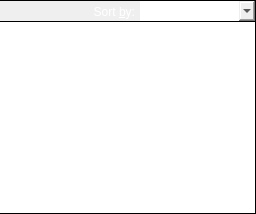
      <widget class="QWidget" name="noteListWidget" native="true">
       <layout class="QVBoxLayout" name="verticalLayout_2">
        <property name="spacing">
         <number>0</number>
        </property>
        <property name="leftMargin">
         <number>0</number>
        </property>
        <property name="topMargin">
         <number>0</number>
        </property>
        <property name="rightMargin">
         <number>0</number>
        </property>
        <property name="bottomMargin">
         <number>0</number>
        </property>
        <item>
         <widget class="QFrame" name="noteListWidgetHeaderPanel">
          <property name="sizePolicy">
           <sizepolicy hsizetype="Preferred" vsizetype="Fixed">
            <horstretch>0</horstretch>
            <verstretch>0</verstretch>
           </sizepolicy>
          </property>
          <property name="minimumSize">
           <size>
            <width>0</width>
            <height>22</height>
           </size>
          </property>
          <property name="maximumSize">
           <size>
            <width>16777215</width>
            <height>22</height>
           </size>
          </property>
          <property name="styleSheet">
           <string notr="true">QWidget {
border: none;
margin: 0px;
padding: 0px;
}

.QFrame {
margin: 0px;
padding: 0px;
border: 1px solid black;
border-left: none;
border-top: none;
}

QLabel {
background-color: qlineargradient(x1: 0, y1: 0, x2: 0, y2: 1,
stop: 0 #a6a6a6, stop: 0.08 #7f7f7f,
stop: 0.39999 #717171, stop: 0.4 #626262,
stop: 0.9 #4c4c4c, stop: 1 #333333);
color: rgb(255, 255, 255);
padding-right: 2px;
border-top: 1px solid black;
}

QComboBox {
margin: 0px;
padding: 0px;
padding-right: 1px;
border-top: 1px solid black;
}</string>
          </property>
          <property name="lineWidth">
           <number>0</number>
          </property>
          <property name="midLineWidth">
           <number>0</number>
          </property>
          <layout class="QVBoxLayout" name="noteListWidgetHeaderPanelVerticalLayout">
           <property name="spacing">
            <number>0</number>
           </property>
           <property name="leftMargin">
            <number>0</number>
           </property>
           <property name="topMargin">
            <number>0</number>
           </property>
           <property name="rightMargin">
            <number>0</number>
           </property>
           <property name="bottomMargin">
            <number>0</number>
           </property>
           <item>
            <widget class="QSplitter" name="noteListWidgetHeaderSplitter">
             <property name="sizePolicy">
              <sizepolicy hsizetype="Expanding" vsizetype="Minimum">
               <horstretch>0</horstretch>
               <verstretch>0</verstretch>
              </sizepolicy>
             </property>
             <property name="lineWidth">
              <number>0</number>
             </property>
             <property name="midLineWidth">
              <number>0</number>
             </property>
             <property name="orientation">
              <enum>Qt::Horizontal</enum>
             </property>
             <property name="opaqueResize">
              <bool>true</bool>
             </property>
             <property name="handleWidth">
              <number>0</number>
             </property>
             <property name="childrenCollapsible">
              <bool>false</bool>
             </property>
             <widget class="QLabel" name="noteSortingModeLabelPanel">
              <property name="sizePolicy">
               <sizepolicy hsizetype="Preferred" vsizetype="Expanding">
                <horstretch>0</horstretch>
                <verstretch>0</verstretch>
               </sizepolicy>
              </property>
              <property name="minimumSize">
               <size>
                <width>80</width>
                <height>22</height>
               </size>
              </property>
              <property name="maximumSize">
               <size>
                <width>140</width>
                <height>22</height>
               </size>
              </property>
              <property name="lineWidth">
               <number>0</number>
              </property>
              <property name="text">
               <string>Sort &amp;by:</string>
              </property>
              <property name="alignment">
               <set>Qt::AlignRight|Qt::AlignTrailing|Qt::AlignVCenter</set>
              </property>
              <property name="buddy">
               <cstring>noteSortingModeComboBox</cstring>
              </property>
             </widget>
             <widget class="QComboBox" name="noteSortingModeComboBox">
              <property name="sizePolicy">
               <sizepolicy hsizetype="Expanding" vsizetype="Minimum">
                <horstretch>0</horstretch>
                <verstretch>0</verstretch>
               </sizepolicy>
              </property>
             </widget>
            </widget>
           </item>
          </layout>
         </widget>
        </item>
        <item>
         <widget class="QListView" name="noteListView">
          <property name="sizePolicy">
           <sizepolicy hsizetype="Expanding" vsizetype="Expanding">
            <horstretch>0</horstretch>
            <verstretch>0</verstretch>
           </sizepolicy>
          </property>
          <property name="styleSheet">
           <string notr="true">border: none;
border-right: 1px solid black;
border-bottom: 1px solid black;</string>
          </property>
          <property name="frameShape">
           <enum>QFrame::NoFrame</enum>
          </property>
          <property name="lineWidth">
           <number>0</number>
          </property>
         </widget>
        </item>
       </layout>
      </widget>
